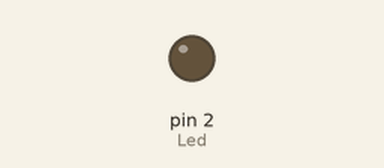
Bench run of a sketch on a simulated Arduino Uno, built with avr-gcc and run on an emulated ATmega328P. Parts: output pins drawn as LEDs (lit = HIGH).

Above: at 1.3 s.
At 3.6 s:
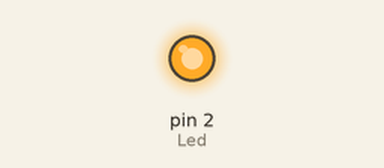
Timing chart, 0 to 9.0 s (numbered marks = the images above):
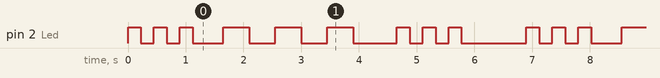

Measured:
- by itself, pin 2 (Led): repeats every 6.9 s: 2 × (LOW 0.23 s, HIGH 0.23 s), LOW 0.53 s, 2 × (HIGH 0.45 s, LOW 0.45 s), HIGH 0.45 s, LOW 0.75 s, 2 × (HIGH 0.23 s, LOW 0.23 s), HIGH 0.23 s, LOW 1.1 s, HIGH 0.23 s
- by itself, everything shown: repeats every 6.9 s, in 18 steps

The sketch:

SOS_blink_387.ino
```cpp
int Led = 2;

void setup() {
  // put your setup code here, to run once:
  pinMode(Led,OUTPUT);
}

void flash(int duration){

  digitalWrite(Led, HIGH);
  delay(duration);
  digitalWrite(Led,LOW);
  delay(duration);

}
void loop() {
  // put your main code here, to run repeatedly:
  flash(225); flash(225); flash(225);
  delay(300);
  flash(450);flash(450);flash(450);
  delay(300);
  flash(225);flash(225);flash(225);
  delay(900);
}
```
